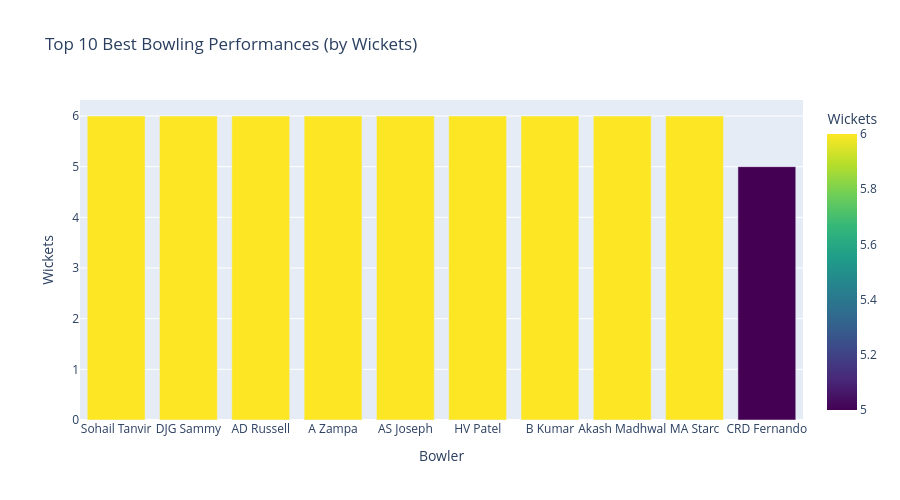

Notebook cell for this chart:
### Markdown cell above
## 5. Best Bowling Figures

### Code cell
# Best bowling figures (runs conceded and wickets in an innings)
deliveries_with_runs = deliveries.assign(runs=deliveries['batsman_runs'] + deliveries['extras'])
bowling_by_match = (
    deliveries_with_runs.groupby(['matchId', 'bowler'])
    .agg(wickets=('player_dismissed', lambda x: x.notna().sum()), runs=('runs', 'sum'))
    .reset_index()
)

bowling_by_match['figure'] = bowling_by_match['wickets'].astype(str) + '/' + bowling_by_match['runs'].astype(str)

best_figures = bowling_by_match.nlargest(10, 'wickets')[['bowler', 'wickets', 'runs', 'figure']]

fig = px.bar(
    best_figures,
    x='bowler',
    y='wickets',
    title='Top 10 Best Bowling Performances (by Wickets)',
    labels={'bowler': 'Bowler', 'wickets': 'Wickets', 'runs': 'Runs'},
    hover_data=['figure', 'runs'],
    color='wickets',
    color_continuous_scale='Viridis'
)
fig.update_layout(height=500, showlegend=False)
fig.show()

print("🏆 Best Bowling Performances:")
print(best_figures)

### Figure 1 — Plotly figure (JSON) as saved in the notebook; plotly's stock layout.template omitted (floating-point values rounded to 4 significant figures)
{"data": [{"customdata": [["6/15", 15], ["6/23", 23], ["6/25", 25], ["6/19", 19], ["6/14", 14], ["6/27", 27], ["6/31", 31], ["6/6", 6], ["6/35", 35], ["5/18", 18]], "hovertemplate": "Bowler=%{x}<br>Wickets=%{marker.color}<br>figure=%{customdata[0]}<br>Runs=%{customdata[1]}<extra></extra>", "legendgroup": "", "marker": {"color": [6, 6, 6, 6, 6, 6, 6, 6, 6, 5], "coloraxis": "coloraxis", "pattern": {"shape": ""}}, "name": "", "orientation": "v", "showlegend": false, "textposition": "auto", "type": "bar", "x": ["Sohail Tanvir", "DJG Sammy", "AD Russell", "A Zampa", "AS Joseph", "HV Patel", "B Kumar", "Akash Madhwal", "MA Starc", "CRD Fernando"], "xaxis": "x", "y": [6, 6, 6, 6, 6, 6, 6, 6, 6, 5], "yaxis": "y"}], "layout": {"barmode": "relative", "coloraxis": {"autocolorscale": false, "colorbar": {"title": {"text": "Wickets"}}, "colorscale": [[0, "#440154"], [0.1111, "#482878"], [0.2222, "#3e4989"], [0.3333, "#31688e"], [0.4444, "#26828e"], [0.5556, "#1f9e89"], [0.6667, "#35b779"], [0.7778, "#6ece58"], [0.8889, "#b5de2b"], [1, "#fde725"]]}, "height": 500, "legend": {"tracegroupgap": 0}, "showlegend": false, "title": {"text": "Top 10 Best Bowling Performances (by Wickets)"}, "xaxis": {"anchor": "y", "domain": [0, 1], "title": {"text": "Bowler"}}, "yaxis": {"anchor": "x", "domain": [0, 1], "title": {"text": "Wickets"}}}}
